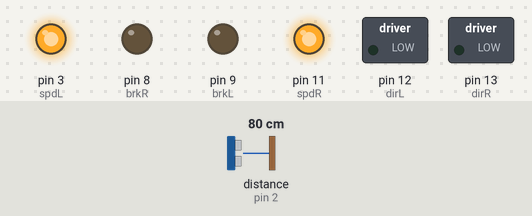
This sketch was run on a simulated Arduino Uno, built with avr-gcc and run on an emulated ATmega328P. On the bench: switched loads named in the sketch (green lamp = pin HIGH), output pins drawn as LEDs (lit = HIGH). Wiring (inferred from the names in the program): ultrasonic range finder: trigger pin 2; echo pin 2. Dashed ring = blinking. Inputs (shaded band) come from the test bench; at power-on: distance to the obstacle (sensor on pin 2) 80 cm. The echo pulse lasts 58.3 µs per cm.

Above: at 1.2 s.
1.3 s: distance to the obstacle (sensor on pin 2) set to 35 cm
2.8 s: distance to the obstacle (sensor on pin 2) set to 28 cm
At 3.09 s:
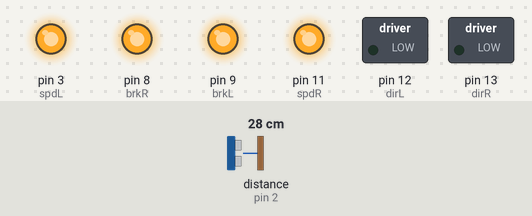
5.8 s: distance to the obstacle (sensor on pin 2) set to 60 cm
At 7.1 s:
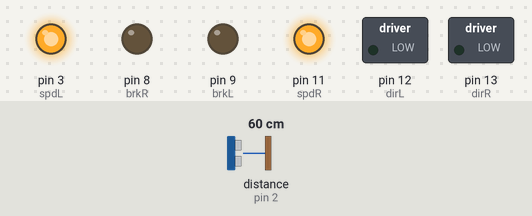
7.4 s: distance to the obstacle (sensor on pin 2) set to 2 cm
At 7.68 s:
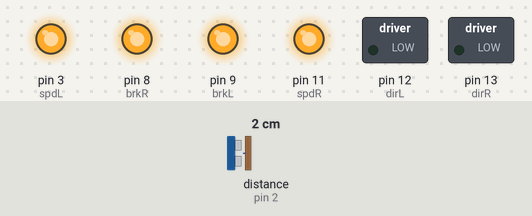
Timing chart, 0 to 11.4 s (numbered marks = the images above; inputs shaded):
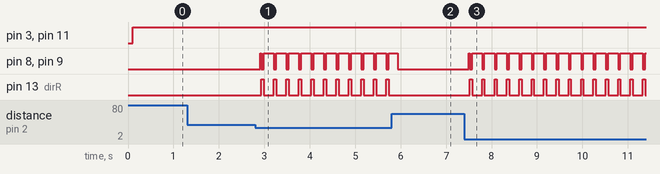

Measured:
- the behaviour switches between 31 and 30 cm on distance to the obstacle (sensor on pin 2) (found by bisection; images 0 and 1)
- after the input at 1.3 s, every drawn part: stays the same
- after the input at 2.8 s, pin 8 (brkR), pin 9 (brkL): LOW → HIGH after 0.11 s, then repeats every 0.27 s: LOW 0.05 s, HIGH 0.22 s; pin 13 (dirR): alternates HIGH for 0.05 s and LOW for 0.22 s, starting after 0.13 s
- after the input at 5.8 s, pin 8 (brkR), pin 9 (brkL): goes on until 5.9 s, then stays LOW; pin 13 (dirR): stops changing and stays LOW
- after the input at 7.4 s, pin 8 (brkR), pin 9 (brkL): LOW → HIGH after 0.10 s, then repeats every 0.27 s: LOW 0.05 s, HIGH 0.22 s; pin 13 (dirR): alternates HIGH for 0.05 s and LOW for 0.22 s, starting after 0.12 s

The sketch:

robot_ping.ino
```cpp
int dirL = 12;
int dirR = 13;
int brkL = 9;
int brkR = 8;
int spdL = 3;
int spdR = 11;

int pingPin = 2;

void setup()
{
  pinMode(dirL, OUTPUT); //direction pins
  pinMode(dirR, OUTPUT);
  pinMode(brkL, OUTPUT); //brake pins
  pinMode(brkR, OUTPUT);
  pinMode(spdL, OUTPUT); //speed pins
  pinMode(spdR, OUTPUT);
}

void forward()
{
  digitalWrite(dirL, LOW);
  digitalWrite(dirR, LOW);
  digitalWrite(brkL, LOW);
  digitalWrite(brkR, LOW);
  digitalWrite(spdL, HIGH);
  digitalWrite(spdR, HIGH);
}

void backward()
{
  digitalWrite(dirL, HIGH);
  digitalWrite(dirR, HIGH);
  digitalWrite(brkL, LOW);
  digitalWrite(brkR, LOW);
  digitalWrite(spdL, HIGH);
  digitalWrite(spdR, HIGH);
}

void left()
{
  digitalWrite(dirL, LOW);
  digitalWrite(dirR, HIGH);
  digitalWrite(brkL, LOW);
  digitalWrite(brkR, LOW);
  digitalWrite(spdL, HIGH);
  digitalWrite(spdR, HIGH);
}

void right()
{
  digitalWrite(dirL, HIGH);
  digitalWrite(dirR, LOW);
  digitalWrite(brkL, LOW);
  digitalWrite(brkR, LOW);
  digitalWrite(spdL, HIGH);
  digitalWrite(spdR, HIGH);
}

void halt()
{
  digitalWrite(dirL, LOW);
  digitalWrite(dirR, LOW);
  digitalWrite(brkL, HIGH);
  digitalWrite(brkR, HIGH);
  digitalWrite(spdL, HIGH);
  digitalWrite(spdR, HIGH);
}

long duration, inches;

void detect()
{
  pinMode(pingPin, OUTPUT);
  digitalWrite(pingPin, LOW);
  delayMicroseconds(2);
  digitalWrite(pingPin, HIGH);
  delayMicroseconds(5);
  digitalWrite(pingPin, LOW);

  pinMode(pingPin, INPUT);
  duration = pulseIn(pingPin, HIGH);

  inches = microsecondsToInches(duration);

  delay(100);
}

void loop()
{
  detect();

  if(inches < 12) {
    halt();
    delay(20);
    left();
    delay(50);
    halt();
    detect();

    if(inches > 12) {
      forward();
    }
  }

  else {
    forward();
  }
}

long microsecondsToInches(long microseconds)
{
  return microseconds / 74 / 2;
}
```
